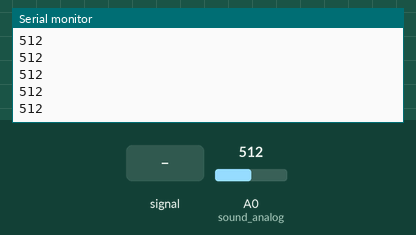
Simulated run of this sketch. Board: Arduino Uno, built with avr-gcc and run on an emulated ATmega328P. Parts: the last lines printed to the serial monitor. The inputs (shaded band) are chosen by the test bench; at power-on: A0 (sound_analog) = 512.

Above: at 1.2 s.
1.3 s: A0 (sound_analog) fed a 200 Hz sine of ±81 counts around its level
At 1.32 s:
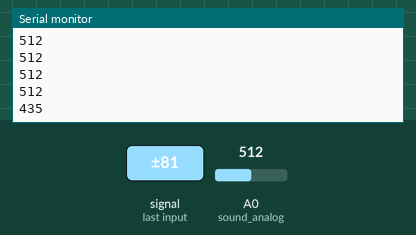
2.8 s: A0 (sound_analog) set to 716
At 2.82 s:
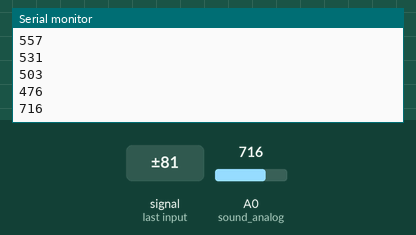
4.3 s: A0 (sound_analog) fed a 1000 Hz sine of ±255 counts around its level
At 4.33 s:
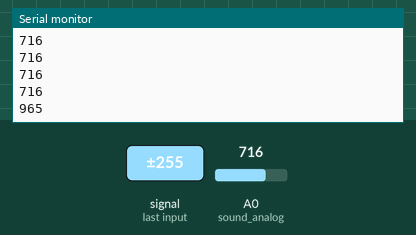
5.8 s: A0 (sound_analog) set to 900
At 5.83 s:
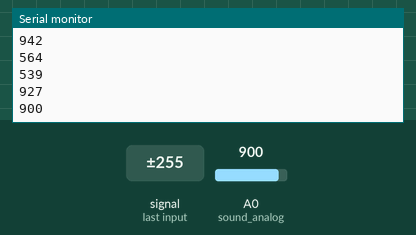
Timing chart, 0 to 8.3 s (numbered marks = the images above; inputs shaded):
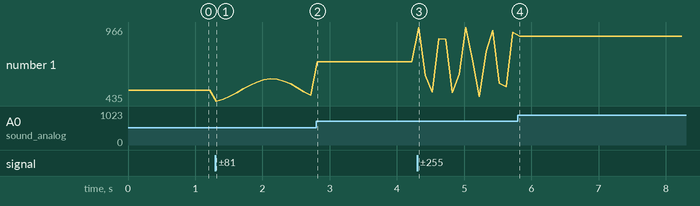

The sketch:

Sound_Sensor.ino
```cpp
//int led = D7;
//int sound_digital = 8;
#define sound_analog  A0

void setup(){
  Serial.begin(9600);
  //pinMode(led, OUTPUT);
  //pinMode(sound_digital, INPUT);
  pinMode(sound_analog,INPUT);
  delay(10);
}

void loop(){
  //int val_digital = digitalRead(sound_digital);
  int val_analog = analogRead(sound_analog);
  if(val_analog>100){
      Serial.print(val_analog);
      Serial.print("\n");
  }
  delay(100);
  //Serial.println(val_digital);

}
```

Measured:
- after the input at 1.3 s, the serial monitor: prints a new line at once (image 1)
- after the input at 2.8 s, the serial monitor: prints a new line at once (image 2)
- after the input at 4.3 s, the serial monitor: prints a new line at once (image 3)
- after the input at 5.8 s, the serial monitor: prints a new line at once (image 4)
- plotted number 1: 512 → 476 after the input at 1.3 s, 476 → 716 after the input at 2.8 s, 716 → 927 after the input at 4.3 s, 927 → 900 after the input at 5.8 s
